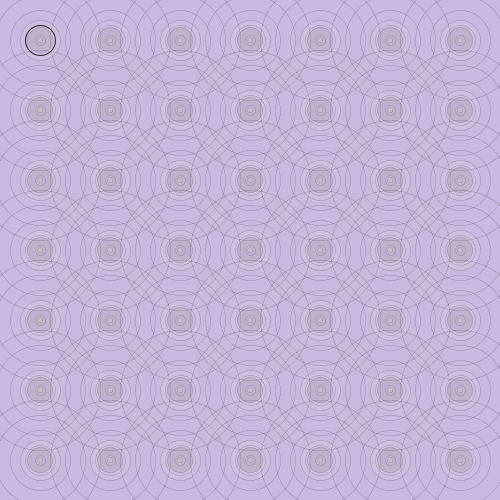
Frame 1 (no input)
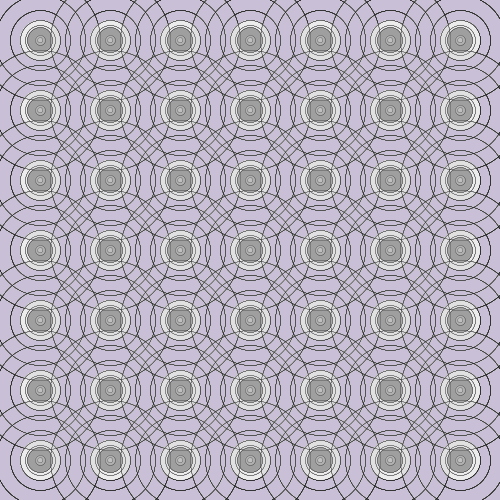
Frame 60 (the mouse pressed at the canvas centre just before this capture)
Frame 120 (the mouse held since frame 60 and released just before this capture): identical to frame 60, image omitted

The Processing sketch that drew these frames (run headless with seeded random() and noise(); from frame 60 on, the mouse is pressed at the canvas centre):

// Processing sketch: processing_82043
// ── processing_82043.pde

void setup()
{
  background(#C9B7E0);
size(500,500);


}




void draw ()

  

  //Nouvelle ligne
  {
         for (int posX = 40; posX < width; posX = posX+70)
         {
          for (int posY = 40; posY < height; posY = posY+70)
         {
           noFill();
         ellipse(posX, posY, 30, 30);
          fill(250, 20);
         strokeWeight(0);
         ellipse(posX, posY, 40, 40);
         noFill();
           ellipse(posX, posY, 90, 90);
         ellipse(posX, posY, 60, 60);
         fill(210, 10);
          ellipse(posX, posY, 120, 120);
         fill(250, 20);
       ellipse(posX, posY, 10, 10);
       fill(240, 50);
       ellipse (posX, posY, 5,5);
       fill(120,50);
        ellipse (posX, posY, 25,25);
        point(posX, posY);
    }
         }


}
